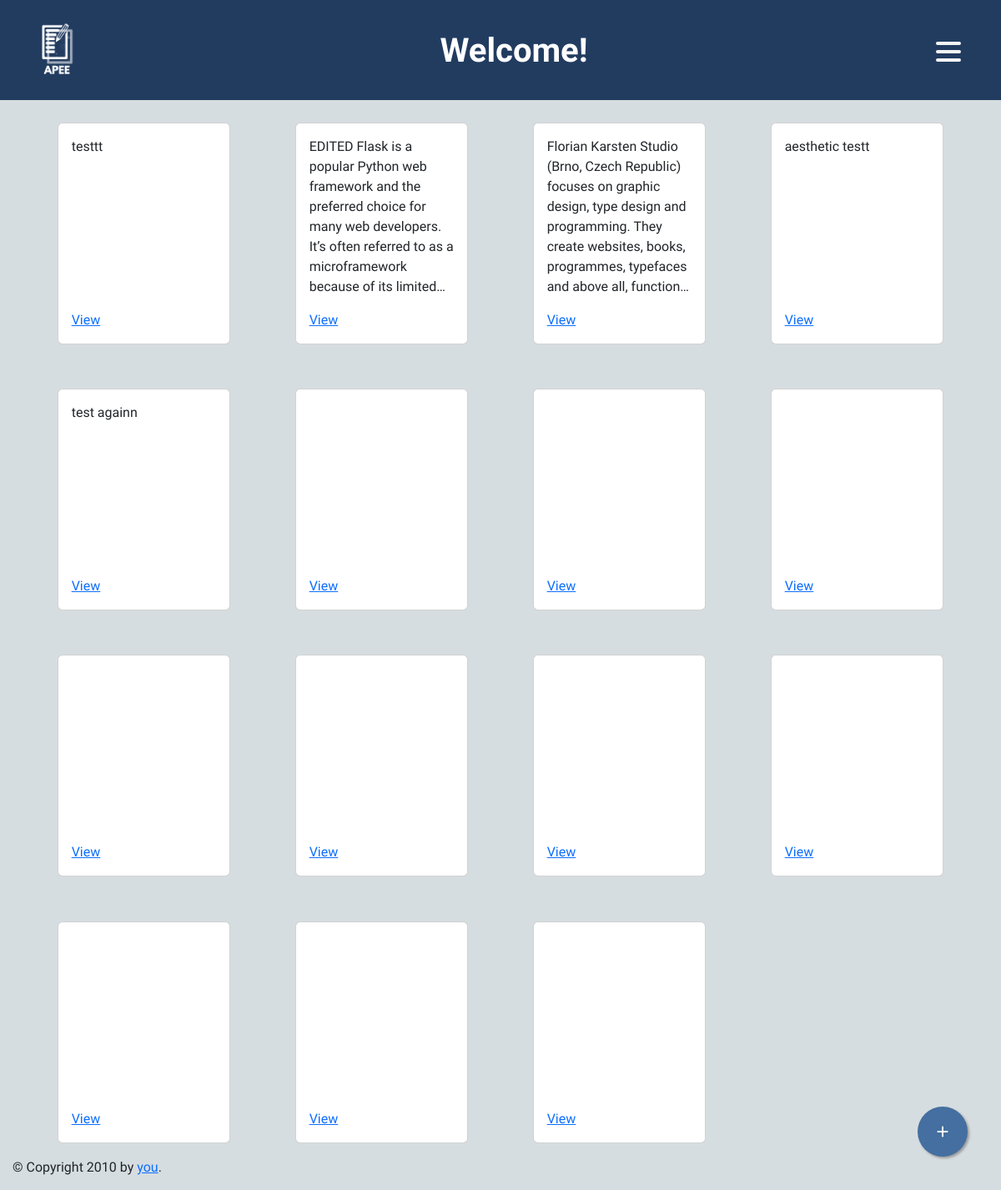
Page / (signed in) on the earlier database version.
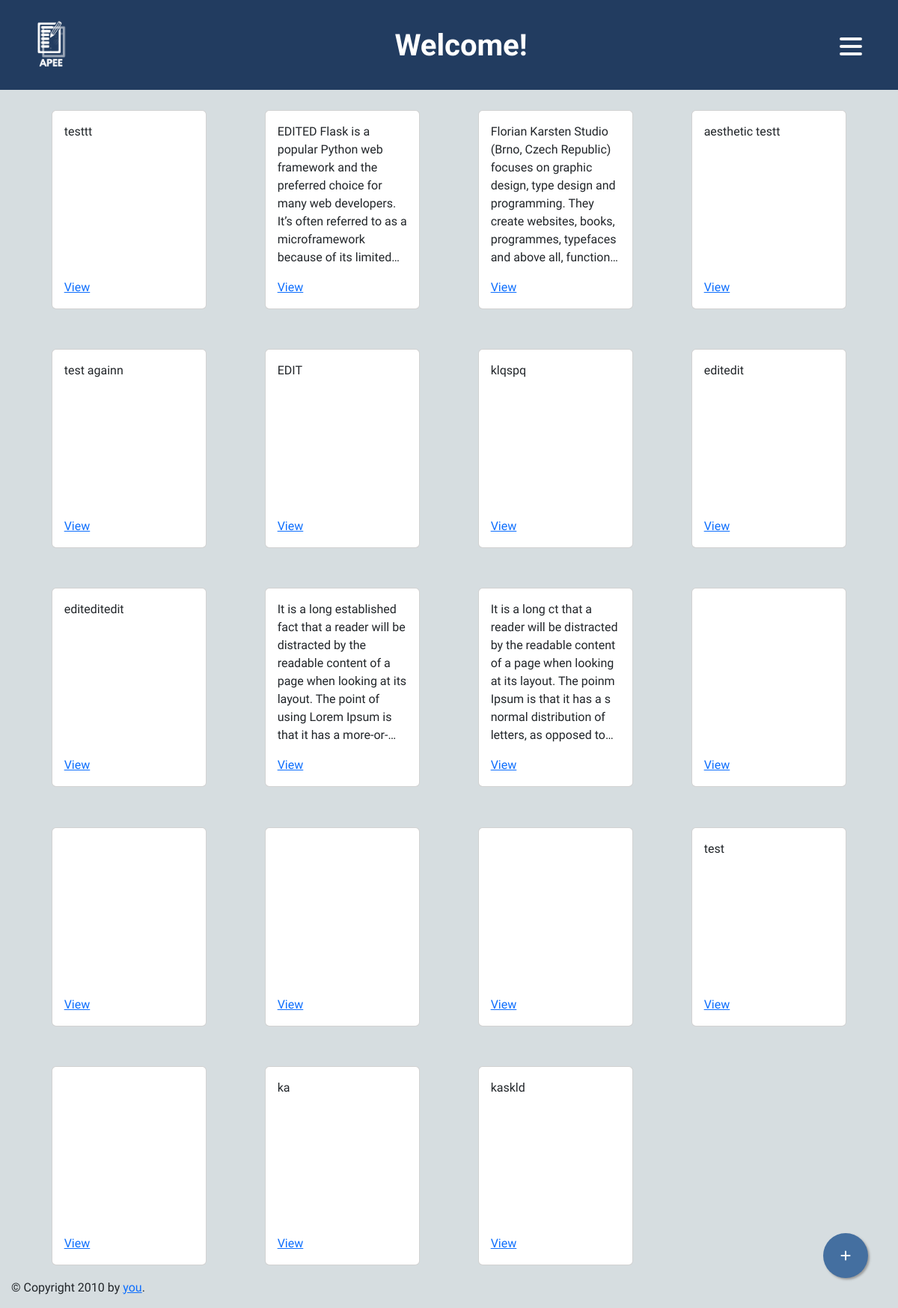
Same page on the later database version.
### tables this page shows
CREATE TABLE essay (
    id INTEGER PRIMARY KEY AUTOINCREMENT,
    userId INTEGER, 
    created TIMESTAMP NOT NULL DEFAULT CURRENT_TIMESTAMP,
    content TEXT NOT NULL,
	scoreFocusnPurpose INTEGER NOT NULL,
	ideasnDevelopment INTEGER NOT NULL,
    FOREIGN KEY (userId) REFERENCES user(id)
);

### Main.py (the view)
@app.route("/")
def homepage():
    if not session.get("username"):
        return redirect("/login")
    reload()
    article = Article()
    data = article.getAll(session['id'])
    return render_template("home.html", heading="Welcome!", articles= data, id=session['id'], username= session['username'], email= session['email'], password= session['pass'], randomcode=session['randomcode'])

### Main.py (called while the page is built)
def reload():
    session['essay'] = ""
    session['score1'] = int(0)
    session['score2'] = int(0)
    session.pop('essayId', None)
    session['essayId'] = None

### Models/Article.py (called while the page is built)
    def getAll(self,id):
        self.data = []
        data = self.conn.execute("SELECT * FROM essay WHERE userId = ?", (id,)).fetchall()
        self.conn.close()
        return data

### templates/home.html (shortened to what this page needs)
{% extends "layout.html" %}
{% block head %}
    {{ super() }}
{% endblock %}
{% block nav %}
    {{ super() }}
{% endblock %}
{% block content %}
{% set counter = 0 %}
<div class="container">
    <div class="row">
    {% if articles %}
    {% for article in articles %}
        <div class="col-lg-3 col-md-3">
            <div class="card" style="margin: 20pt;">
                <div class="card-body">
                    <p class="card-text truncate-line-clamp">{{ article[3] }}</p>
                    <a href="{{url_for('essay', id=article[0])}}" class="card-link">View</a>
                </div>
            </div>
        </div>
    {% endfor %}
    {% endif %}
    <a href="{{url_for('essay')}}" class="float">
        <i class="fa fa-plus my-float"></i>
        </a>
    </div>
{% endblock %}

### templates/layout.html (shortened to what this page needs)
<!doctype html>
<html>
  <head>
    {% block head %}
    <link href="https://cdn.jsdelivr.net/npm/bootstrap@5.2.3/dist/css/bootstrap.min.css" rel="stylesheet">
    <link rel="stylesheet" href="{{ url_for('static', filename='style.css') }}">
    {% endblock %}
  </head>
  <body style="position: relative; min-height: calc(100vh - 30px);">
    {% block nav %}
    <div class="wrapper" onclick="">
      <div class="heading">
        <nav class="navbar navbar-expand-lg" style="text-align: center; background-color: #223C60;">
          <div class="container-fluid" style="margin: 1vw 2vw;">
            <a class="navbar-brand" href="{{url_for('homepage')}}">
              <img src="{{url_for('static', filename='assets/logo.png')}}" alt="" class="img-fluid" width="70px">
            </a>
            <h1 style="color: white; font-weight: 600; margin-top: 10px;">{{heading}}</h1>
            <button class="hamburger-button btn" onclick="document.querySelector('.animated-hamburger').classList.toggle('open'); document.querySelector('.collapse').classList.toggle('show'); document.querySelector('.ghost-backdrop').classList.toggle('show');" style="background-color: transparent; border: none; z-index: 2;">
              <div class="animated-hamburger"><span></span><span></span><span></span></div>
            </button>
          </div>
        </nav>
      </div>
      {% endblock %}
      <div id="content" style="">{% block content %}{% endblock %}</div>
      <div id="footer" style="position: absolute; bottom: -30px; padding: 15px;">
        {% block footer %}
        &copy; Copyright 2010 by <a href="http://domain.invalid/">you</a>.
        {% endblock %}
      </div>
    </div>
  </body>
</html>

### static/style.css (style rules this page uses)
body { background-color: #D6DDE0; font-family: 'Libre Franklin', sans-serif; }
h1 { text-align: center; font-weight: 600; }
.truncate-line-clamp { display: -webkit-box; -webkit-line-clamp: 8; -webkit-box-orient: vertical; height: 12em; overflow: hidden; }
.animated-hamburger { width: 30px; height: 20px; position: relative; margin: 0px; -webkit-transform: rotate(0deg); -moz-transform: rotate(0deg); -o-transform: rotate(0deg); transform: rotate(0deg); -webkit-transition: .5s ease-in-out; -moz-transition: .5s ease-in-out; -o-transition: .5s ease-in-out; transition: .5s ease-in-out; cursor: pointer; }
.animated-hamburger span { background-color: whitesmoke; display: block; position: absolute; height: 4px; width: 100%; border-radius: 9px; opacity: 1; left: 0; -webkit-transform: rotate(0deg); -moz-transform: rotate(0deg); -o-transform: rotate(0deg); transform: rotate(0deg); -webkit-transition: .25s ease-in-out; -moz-transition: .25s ease-in-out; -o-transition: .25s ease-in-out; transition: .25s ease-in-out; }
.animated-hamburger span:nth-child(1) { top: 0px; }
.animated-hamburger span:nth-child(2) { top: 10px; }
.animated-hamburger span:nth-child(3) { top: 20px; }
.float { position:fixed; width:60px; height:60px; bottom:40px; right:40px; background-color :#446FA0; color:#FFF; border-radius:50px; text-align:center; box-shadow: 2px 2px 3px #999; }
.my-float { margin-top:22px; }

Differences in the rows shown:
changed essay: content (not shown) → "EDIT"
changed essay: content (not shown) → "klqspq"
changed essay: content (not shown) → "editedit"
changed essay: content (not shown) → "editeditedit"
changed essay: content (not shown) → "It is a long established fact that a reader will be distracted by the readable content of a page when looking at its layout. The point of using Lorem Ipsum is that it has…"
changed essay: content (not shown) → "It is a long ct that a reader will be distracted by the readable content of a page when looking at its layout. The poinm Ipsum is that it has a s normal distribution of letters, as opposed…"
added essay: content "test"
added essay: content "ka"
added essay: content "kaskld"
